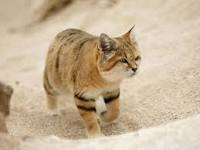
#> input picture image/cat.jpeg, 200 x 150 px
$ python grabcut_fg.py
#> lines starting #> are read from the running program, lines starting #| are printed output that depends on the picture
import  numpy as np
import cv2
from matplotlib import pyplot as plt

img = cv2.imread('cat.jpeg')
#> img is the input picture: shape (150, 200, 3); mean B, G, R 152.6, 179.7, 199.4
mask = np.zeros(img.shape[:2], np.uint8)

bgdModel = np.zeros((1, 65), np.float64)
fgdModel = np.zeros((1, 65), np.float64)

rect = (50, 25, 200, 200)

cv2.grabCut(img, mask, rect, bgdModel, fgdModel, 5, cv2.GC_INIT_WITH_RECT)
mask2 = np.where((mask==2)|(mask==0), 0, 1).astype('uint8')
img = img*mask2[:,:,np.newaxis]
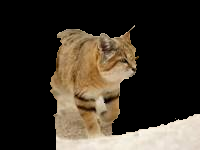
#> img: shape (150, 200, 3); mean B, G, R 41.4, 52.2, 60.4

plt.imshow(img)
plt.colorbar()
plt.show()
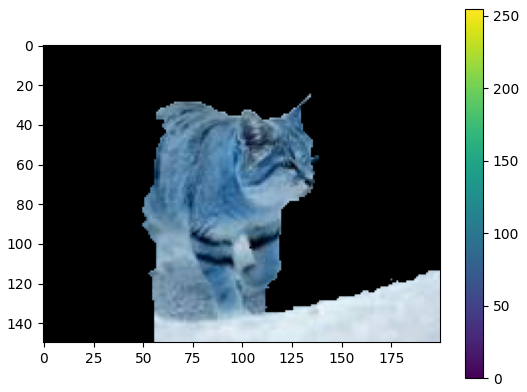
#> figure drawn by matplotlib, 2 panels; B, G, R data is drawn as R, G, B
